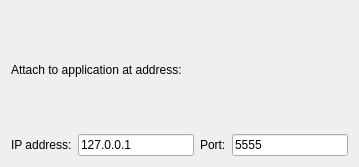
<?xml version="1.0" encoding="UTF-8"?>
<ui version="4.0">
 <class>DGLProjPropertiesAttachClass</class>
 <widget class="QWidget" name="DGLProjPropertiesAttachClass">
  <property name="windowModality">
   <enum>Qt::ApplicationModal</enum>
  </property>
  <property name="geometry">
   <rect>
    <x>0</x>
    <y>0</y>
    <width>359</width>
    <height>167</height>
   </rect>
  </property>
  <property name="windowTitle">
   <string>Attach to application</string>
  </property>
  <layout class="QVBoxLayout" name="verticalLayout_2">
   <item>
    <widget class="QLabel" name="label_3">
     <property name="text">
      <string>Attach to application at address:</string>
     </property>
    </widget>
   </item>
   <item>
    <layout class="QHBoxLayout" name="horizontalLayout">
     <item>
      <widget class="QLabel" name="label">
       <property name="text">
        <string>IP address:</string>
       </property>
      </widget>
     </item>
     <item>
      <widget class="QLineEdit" name="lineEdit_IpAddress">
       <property name="text">
        <string>127.0.0.1</string>
       </property>
      </widget>
     </item>
     <item>
      <widget class="QLabel" name="label_2">
       <property name="text">
        <string>Port:</string>
       </property>
      </widget>
     </item>
     <item>
      <widget class="QLineEdit" name="lineEdit_TcpPort">
       <property name="text">
        <string>5555</string>
       </property>
      </widget>
     </item>
    </layout>
   </item>
  </layout>
 </widget>
 <resources/>
 <connections/>
</ui>
